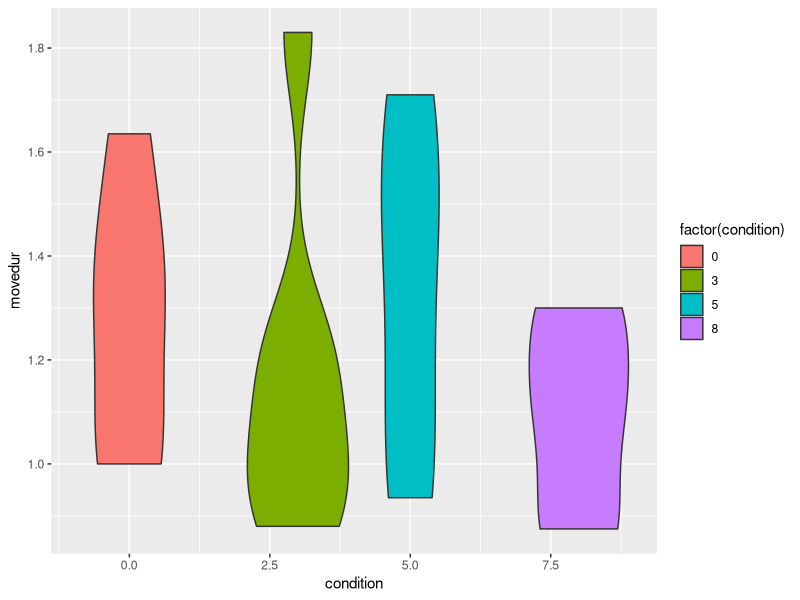

Write the R code that produced this figure.
library(tidyverse)
tbl <- structure(list(condition = c(5L, 0L, 3L, 8L, 3L, 8L, 3L, 5L, 5L, 5L, 0L, 3L, 0L, 8L, 3L, 3L, 5L, 3L, 0L, 0L), movedur = c(0.935, 1.635, 0.905, 0.875, 1.06, 1.11, 1.83, 1.06, 1.385, 1.56, 1.335, 0.88, 1.03, 1.3, 1.23, 1.21, 1.71, 1, 1.365, 1)), row.names = c(NA, -20L), class = c("tbl_df", "tbl", "data.frame"), spec = structure(list(cols = list(condition = structure(list(), class = c("collector_integer", "collector")), movedur = structure(list(), class = c("collector_double", "collector"))), default = structure(list(), class = c("collector_guess", "collector"))), class = "col_spec"))

tbl %>%
  complete(condition = 0:8) %>%
  ggplot() +
  geom_violin(aes(x = condition, y = movedur, fill = factor(condition)))



